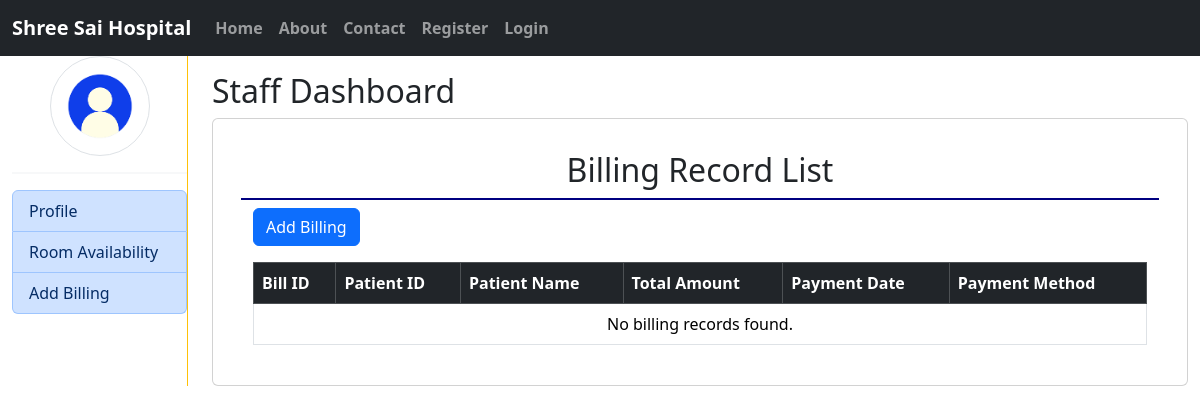
The page /hms_staff/billing/ on the database as committed earlier.
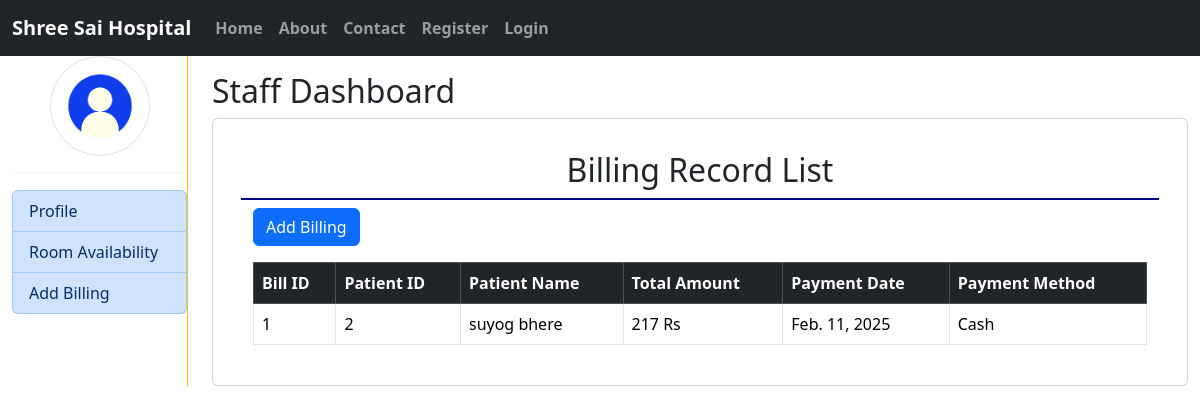
The same page on the database as committed later.
### hms/models.py (models this page shows, shortened)
class Billing(models.Model):
    Bill_ID = models.AutoField(primary_key=True)
    P_ID = models.ForeignKey(Patient, on_delete=models.CASCADE)
    Total_amount = models.IntegerField()
    Pay_date = models.DateField()
    Pay_method = models.CharField(choices=payment_method_choice,max_length=100)

class Patient(models.Model):
    user = models.OneToOneField(User, on_delete=models.CASCADE)
    P_ID = models.AutoField(primary_key=True)
    Address = models.CharField(max_length=255, null=True)

class User(AbstractBaseUser,PermissionsMixin):
    first_name= models.CharField(max_length=250)
    last_name= models.CharField(max_length=250)
    email= models.EmailField(unique=True)
    mobile= models.CharField(max_length=10)
    is_active=models.BooleanField(default=True)
    is_staff=models.BooleanField(default=False)
    is_patient=models.BooleanField(default=False)
    is_doctor=models.BooleanField(default=False)
    gender = models.CharField(choices=Gender_choice,max_length=100)
    USERNAME_FIELD = 'email'
    REQUIRED_FIELDS = ['mobile']
    object = CustomUserManager()

### hms_staff/views.py (the view)
# urls.py: path('billing/', views.billing_list, name='billing_list'),
def billing_list(request):
    billings = Billing.objects.select_related('P_ID').all()
    return render(request, 'hms_staff/billing_list.html', {'billings': billings})

### hms_staff/templates/hms_staff/billing_list.html (shortened to what this page needs)
{% extends 'hms_staff/staff_index.html' %}
{% load static %}
{% block staff %}
<div>
    <h2>Staff Dashboard</h2>
    <div class="container card">
        <div class="card-body my-2">
            <h2 class="p-2 text-center" style="border-bottom: 2px solid navy;">Billing Record List</h2>
            <div class="container">
                <a href="{% url 'add_billing' %}" class="btn btn-primary mb-3">Add Billing</a>
                <table class="table table-bordered">
                    <thead class="table-dark">
                        <tr>
                            <th>Bill ID</th>
                            <th>Patient ID</th>
                            <th>Patient Name</th>
                            <th>Total Amount</th>
                            <th>Payment Date</th>
                            <th>Payment Method</th>
                        </tr>
                    </thead>
                    <tbody>
                        {% for bill in billings %}
                        <tr>
                            <td>{{ bill.Bill_ID }}</td>
                            <td>{{ bill.P_ID.P_ID }}</td>
                            <td>{{ bill.P_ID.user.first_name }} {{ bill.P_ID.user.last_name }}</td>
                            <td>{{ bill.Total_amount }} Rs</td>
                            <td>{{ bill.Pay_date }}</td>
                            <td>{{ bill.Pay_method }}</td>
                        </tr>
                        {% empty %}
                        <tr>
                            <td colspan="6" class="text-center">No billing records found.</td>
                        </tr>
                        {% endfor %}
                    </tbody>
                </table>
            </div>
        </div>
    </div>
</div>
{% endblock staff %}

Rows that differ between the two databases and show on the page:
added Billing: Bill_ID "1", P_ID.P_ID "2", P_ID.user.first_name "suyog", P_ID.user.last_name "bhere", Total_amount "217", Pay_date "Feb. 11, 2025", Pay_method "Cash"
Other text that changed with them:
text no longer shown: "No billing records found."
